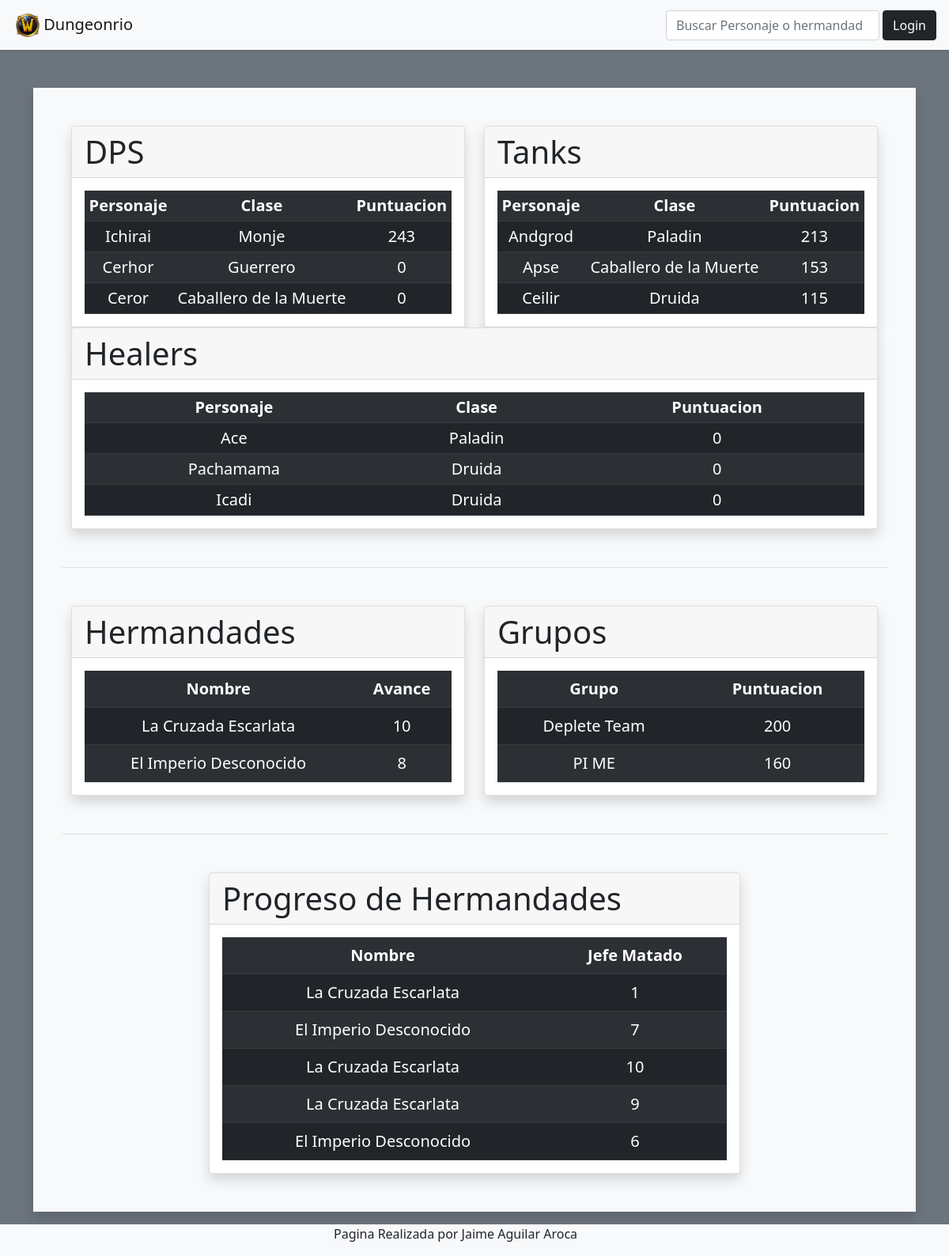
The page / on the database its author committed.
### tables this page shows
CREATE TABLE personaje(ID INT AUTO_INCREMENT UNIQUE,
							nombre VARCHAR(20) UNIQUE,
							clase VARCHAR(50),
							especializacion VARCHAR(20),
							favorito BOOLEAN,
							ID_jugador INT,
							puntuacion INT,
							PRIMARY KEY (ID),
							FOREIGN KEY (ID_jugador) REFERENCES jugador(ID) ON DELETE CASCADE);

CREATE TABLE hermandad(ID INT AUTO_INCREMENT UNIQUE,
							nombre VARCHAR(50) UNIQUE,
							logo VARCHAR(20),
							descripcion VARCHAR(200),
							avance INT,
							PRIMARY KEY (ID));

CREATE TABLE grupo(ID INT AUTO_INCREMENT UNIQUE,
						nombre VARCHAR(50) UNIQUE,
						puntuacion INT,
						PRIMARY KEY (ID));

CREATE TABLE progreso(ID_hermandad INT,
							jefeMatado INT,
							fecha TIMESTAMP DEFAULT CURRENT_TIMESTAMP);

### backend.php (the view, shortened to what this page needs)
<?php
    function GetTopPersonajes($espec){
        $conection = mysqli_connect('37.35.210.48', 'dungeonrio', '1qaz2WSX');
        mysqli_select_db($conection, "dungeonrio");
        $sql = "SELECT nombre, clase, puntuacion
                FROM personaje
                WHERE especializacion = '$espec'
                ORDER BY puntuacion DESC LIMIT 3";
        $result = mysqli_query($conection,$sql);
        echo "<table class='table table-dark table-striped table-sm'>";
        echo "<tr class='text-center'><th scope='col'>Personaje</th><th scope='col'>Clase</th><th scope='col'>Puntuacion</th></tr>";
        while ($row = mysqli_fetch_array($result)) {
            echo "<tr class='text-center'>";
            echo "<td scope='row'>".$row["nombre"]."</td>";
            echo "<td>".$row["clase"]."</td>";
            echo "<td>".$row["puntuacion"]."</td>";
            echo "</tr>";
        }
        echo "</table>";
    }
    function GetTopGrupos(){
        $conection = mysqli_connect('37.35.210.48', 'dungeonrio', '1qaz2WSX');
        mysqli_select_db($conection, "dungeonrio");
        $sql = "SELECT nombre,puntuacion,ID
                FROM grupo
                ORDER BY puntuacion DESC LIMIT 3";
        $result = mysqli_query($conection,$sql);
        echo "<table class='table table-dark table-striped'>";
        echo "<tr class='text-center'><th scope='col'>Grupo</th><th scope='col'>Puntuacion</th></tr>";
        while ($row = mysqli_fetch_array($result)) {
            echo "<tr class='text-center'>";
            echo "<td scope='row'>".$row["nombre"]."</td>";
            echo "<td>".$row["puntuacion"]."</td>";
            echo "</tr>";
        }
        echo "</table>";
    }
    function GetTopHermandades(){
        $conection = mysqli_connect('37.35.210.48', 'dungeonrio', '1qaz2WSX');
        mysqli_select_db($conection, "dungeonrio");
        $sql = "SELECT nombre,avance
                FROM hermandad ORDER BY avance DESC LIMIT 5";
        $result = mysqli_query($conection,$sql);
        echo "<table class='table table-dark table-striped'>";
        echo "<tr class='text-center'><th scope='col'>Nombre</th><th scope='col'>Avance</th></tr>";
        while ($row = mysqli_fetch_array($result)) {
            echo "<tr class='text-center'>";
            echo "<td scope='row'>".$row["nombre"]."</td>";
            echo "<td>".$row["avance"]."</td>";
            echo "</tr>";
        }
        echo "</table>";
    }
    function GetHermandadesProgreso(){
        $conection = mysqli_connect('37.35.210.48', 'dungeonrio', '1qaz2WSX');
        mysqli_select_db($conection, "dungeonrio");
        $sql = "SELECT h.nombre, p.jefeMatado , fecha
                FROM progreso AS p INNER JOIN hermandad AS h ON p.ID_hermandad = h.ID ORDER BY fecha DESC LIMIT 5";
        $result = mysqli_query($conection,$sql);
        echo "<table class='table table-dark table-striped'>";
        echo "<tr class='text-center'><th scope='col'>Nombre</th><th scope='col'>Jefe Matado</th></tr>";
        while ($row = mysqli_fetch_array($result)) {
            echo "<tr class='text-center'>";
            echo "<td scope='row'>".$row["nombre"]."</td>";
            echo "<td>".$row["jefeMatado"]."</td>";
            echo "</tr>";
        }
        echo "</table>";
    }
?>

### index.php (shortened to what this page needs)
<!DOCTYPE html>
<html lang="es">
<head>
    <link href="https://cdn.jsdelivr.net/npm/bootstrap@5.1.3/dist/css/bootstrap.min.css" rel="stylesheet">
    <link rel="stylesheet" href="//code.jquery.com/ui/1.13.0/themes/base/jquery-ui.css">
</head>
<body class=" bg-secondary">
    <?php
        include "backend.php";
        include "header.php";
    ?>
    <main class="container mt-5 mb-3">
        <div class="container bg-light p-5 shadow">
            <div class="row border-bottom pb-5">
                <div class="col-md">
                    <div class="card shadow">
                        <h1 class="card-header">DPS</h1>
                        <div class="card-body">
                            <blockquote class="blockquote mb-0">
                            <?php
                            GetTopPersonajes("DPS");
                            ?>
                            </blockquote>
                        </div>
                    </div>
                </div>
                <div class="col-md">
                    <div class="card shadow">
                        <h1 class="card-header">Tanks</h1>
                        <div class="card-body">
                            <blockquote class="blockquote mb-0">
                            <?php
                            GetTopPersonajes("Tank");
                            ?>
                            </blockquote>
                        </div>
                    </div>
                </div>
                <div class="col-md">
                    <div class="card shadow">
                        <h1 class="card-header">Healers</h1>
                        <div class="card-body">
                            <blockquote class="blockquote mb-0">
                            <?php
                            GetTopPersonajes("Healer");
                            ?>
                            </blockquote>
                        </div>
                    </div>
                </div>
            </div>
            <div class="row mt-5 border-bottom pb-5">
                <div class="col">
                    <div class="card shadow">
                        <h1 class="card-header">Hermandades</h1>
                        <div class="card-body">
                            <blockquote class="blockquote mb-0">
                            <?php
                            GetTopHermandades();
                            ?>
                            </blockquote>
                        </div>
                    </div>
                </div>
                <div class="col">
                    <div class="card shadow">
                        <h1 class="card-header">Grupos</h1>
                        <div class="card-body">
                            <blockquote class="blockquote mb-0">
                            <?php
                            GetTopGrupos();
                            ?>
                            </blockquote>
                        </div>
                    </div>
                </div>
            </div>
            <div class="row justify-content-center mt-5">
                <div class="col-8">
                    <div class="card shadow">
                        <h1 class="card-header">Progreso de Hermandades</h1>
                        <div class="card-body">
                            <blockquote class="blockquote mb-0">
                            <?php
                            GetHermandadesProgreso()
                            ?>
                            </blockquote>
                        </div>
                    </div>
                </div>
            </div>
        </div>
    </main>
    <footer class="container-fluid bg-light">
        <div class="container">
            <div class="row">
                <div class="col"></div>
                <div class="col">
                    <p>Pagina Realizada por Jaime Aguilar Aroca</p>
                </div>
                <div class="col"></div>
            </div>
        </div>
    </footer>
</body>
</html>

### header.php (shortened to what this page needs)
<header class="navbar navbar-expand-lg navbar-light bg-light shadow-sm">
    <div class="container-fluid">
        <a class="navbar-brand p-2" href="index.php">
            <img src="img/logo.png" alt="logo" width="30" height="30" class="d-inline-block align-text-top">
            Dungeonrio
        </a>
        <div class="collapse navbar-collapse" id="navbarSupportedContent">
        <input style="width: 270px;" class="form-control" type="text" id="busqueda" placeholder="Buscar Personaje o hermandad">
        <?php
            if (isset($_SESSION['user'])) {
                echo "<div class='dropstart ps-2'>";
                echo "<button type='button' class='btn btn-secondary dropdown-toggle' data-bs-toggle='dropdown' aria-expanded='false'>".$_SESSION['user']."</button>
                    <ul class='dropdown-menu'>
                        <li><a class='dropdown-item' href='configuracion.php'>Configuracion</a></li>
                        <li><a class='dropdown-item' href='#'>Another action</a></li>
                        <li><hr class='dropdown-divider'></li>
                        <li><a class='dropdown-item' id='cerrarSesion' style='cursor: pointer;'>Cerrar Sesion</a></li>
                    </ul>";
                echo "</div>";
            }else {
                echo "<a class='m-1 btn btn-dark' href='login.php'>Login</a>";
            }
        ?>
        </div>
    </div>
</header>

### rows shown on the page
personaje: nombre "Ichirai", clase "Monje", puntuacion "243"
personaje: nombre "Cerhor", clase "Guerrero", puntuacion "0"
personaje: nombre "Ceror", clase "Caballero de la Muerte", puntuacion "0"
personaje: nombre "Andgrod", clase "Paladin", puntuacion "213"
personaje: nombre "Apse", clase "Caballero de la Muerte", puntuacion "153"
personaje: nombre "Ceilir", clase "Druida", puntuacion "115"
personaje: nombre "Ace", clase "Paladin", puntuacion "0"
personaje: nombre "Pachamama", clase "Druida", puntuacion "0"
personaje: nombre "Icadi", clase "Druida", puntuacion "0"
hermandad: nombre "La Cruzada Escarlata", avance "10"
hermandad: nombre "El Imperio Desconocido", avance "8"
grupo: nombre "Deplete Team", puntuacion "200"
grupo: nombre "PI ME", puntuacion "160"
progreso: ID_hermandad.nombre "La Cruzada Escarlata", jefeMatado "1"
progreso: ID_hermandad.nombre "El Imperio Desconocido", jefeMatado "7"
progreso: ID_hermandad.nombre "La Cruzada Escarlata", jefeMatado "10"
progreso: ID_hermandad.nombre "La Cruzada Escarlata", jefeMatado "9"
progreso: ID_hermandad.nombre "El Imperio Desconocido", jefeMatado "6"
